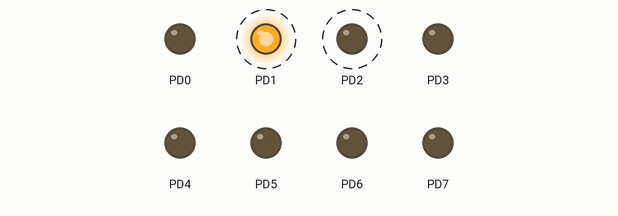
Simulated run of this program. Board: ATmega128, built with avr-gcc and emulated at 8 MHz. Parts: output pins drawn as LEDs (lit = HIGH). Dashed ring = blinking.

Above: at 0.2 s.
Timing chart, 0 to 3.0 s (numbered marks = the images above):
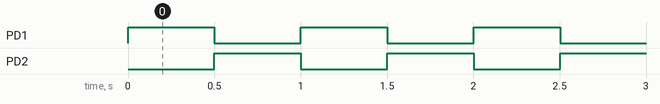

Measured:
- by itself, PD1, PD2: alternates HIGH for 0.50 s and LOW for 0.50 s

The program:

main.c
```c
/*
* B4.c
*
* Created: 2-2-2018 13:52:07
* Author : snick
*/

#define F_CPU 8000000

#include <avr/io.h>
#include <avr/interrupt.h>
#include <util/delay.h>

void wait(int ms) {
	for (int i = 0; i < ms; i++)
	{
		_delay_ms(1);
	}
}

ISR(INT1_vect)
{
	wait(500);
	PORTD = 0x04;
}

ISR(INT2_vect)
{
	wait(500);
	PORTD = 0x02;
}

int main(void)
{
	// Init IO
	DDRD = 0xFF;

	// Init interrupt
	EICRA |= 0x3C;	// ISC INT1, INT2: Rising edge
	EIMSK |= 0x06;	// Enable INT1, INT2

	// Enable global interrupt system
	sei();

	// Board the trigger train
	PORTD |= 0x02;

	// Main loop
	while (1)
	{
	}
}
```
